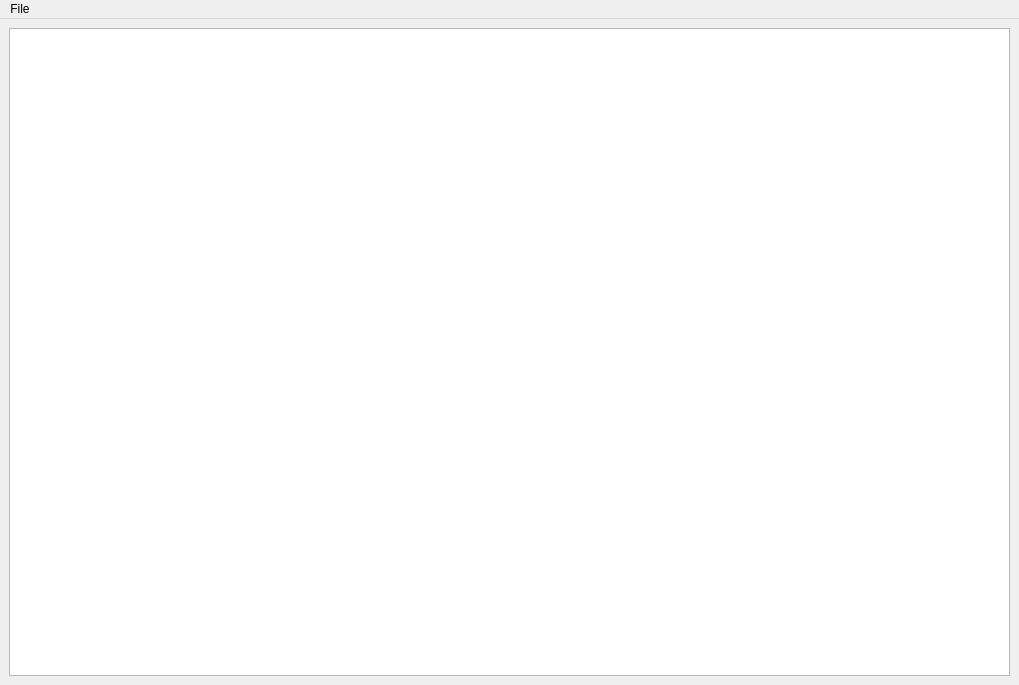
<?xml version="1.0" encoding="UTF-8"?>
<ui version="4.0">
 <class>MainWindow</class>
 <widget class="QMainWindow" name="MainWindow">
  <property name="geometry">
   <rect>
    <x>0</x>
    <y>0</y>
    <width>1019</width>
    <height>685</height>
   </rect>
  </property>
  <property name="windowTitle">
   <string>Kedia Manager</string>
  </property>
  <property name="toolButtonStyle">
   <enum>Qt::ToolButtonIconOnly</enum>
  </property>
  <widget class="QWidget" name="centralwidget">
   <property name="sizePolicy">
    <sizepolicy hsizetype="Preferred" vsizetype="Preferred">
     <horstretch>0</horstretch>
     <verstretch>0</verstretch>
    </sizepolicy>
   </property>
   <layout class="QGridLayout" name="gridLayout">
    <item row="0" column="0">
     <widget class="QListWidget" name="listWidget">
      <property name="sizeAdjustPolicy">
       <enum>QAbstractScrollArea::AdjustToContents</enum>
      </property>
      <property name="iconSize">
       <size>
        <width>256</width>
        <height>144</height>
       </size>
      </property>
      <property name="movement">
       <enum>QListView::Static</enum>
      </property>
      <property name="resizeMode">
       <enum>QListView::Adjust</enum>
      </property>
      <property name="viewMode">
       <enum>QListView::IconMode</enum>
      </property>
      <property name="wordWrap">
       <bool>true</bool>
      </property>
      <property name="itemAlignment">
       <set>Qt::AlignBottom</set>
      </property>
      <property name="sortingEnabled">
       <bool>true</bool>
      </property>
     </widget>
    </item>
   </layout>
  </widget>
  <widget class="QMenuBar" name="menubar">
   <property name="geometry">
    <rect>
     <x>0</x>
     <y>0</y>
     <width>1019</width>
     <height>22</height>
    </rect>
   </property>
   <widget class="QMenu" name="menuFile">
    <property name="title">
     <string>File</string>
    </property>
   </widget>
   <addaction name="menuFile"/>
  </widget>
  <action name="actionCreateSeries">
   <property name="text">
    <string>New Series</string>
   </property>
  </action>
  <action name="actionCreateSeason">
   <property name="text">
    <string>Add Season</string>
   </property>
  </action>
  <action name="actionAdd_Episode">
   <property name="text">
    <string>Add Episode</string>
   </property>
  </action>
 </widget>
 <resources>
  <include location="MainWindow.qrc"/>
 </resources>
 <connections/>
</ui>
